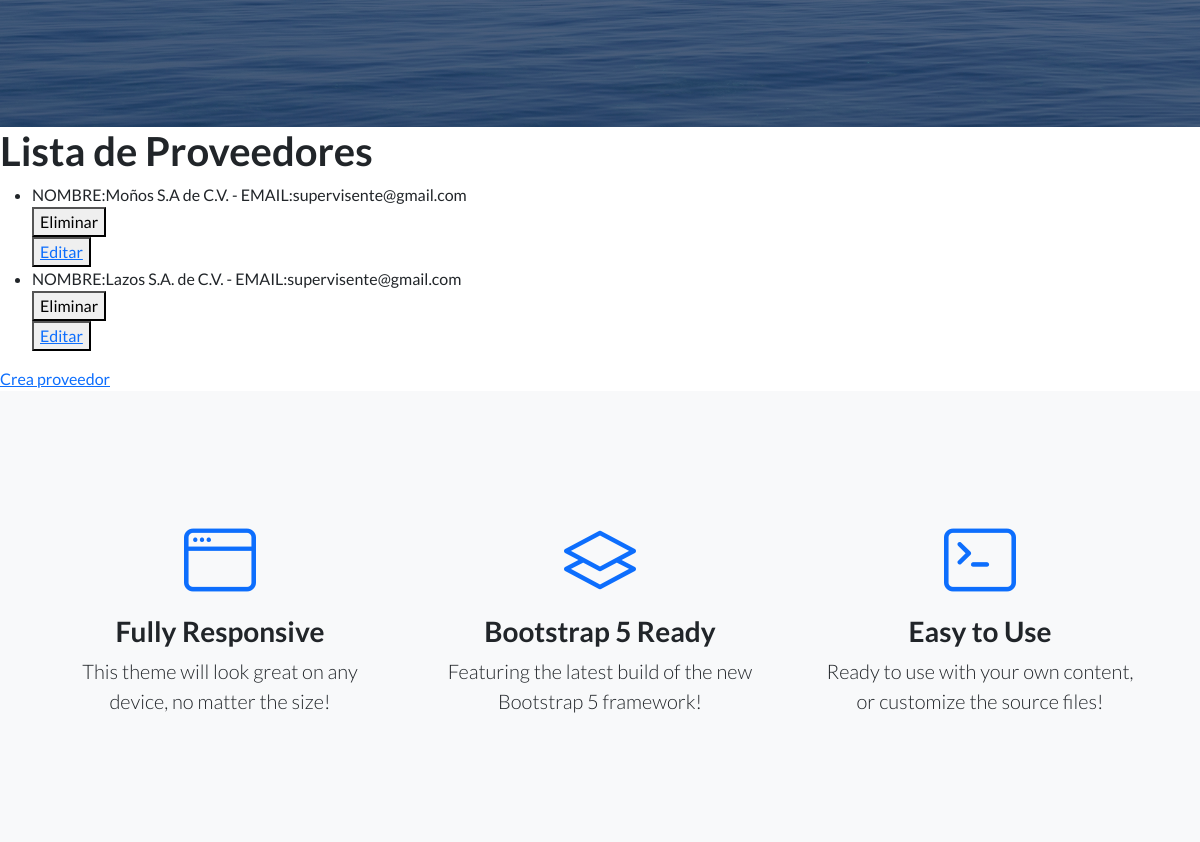
The app's page /app-zap/listaProveedores/ (middle part), older data.
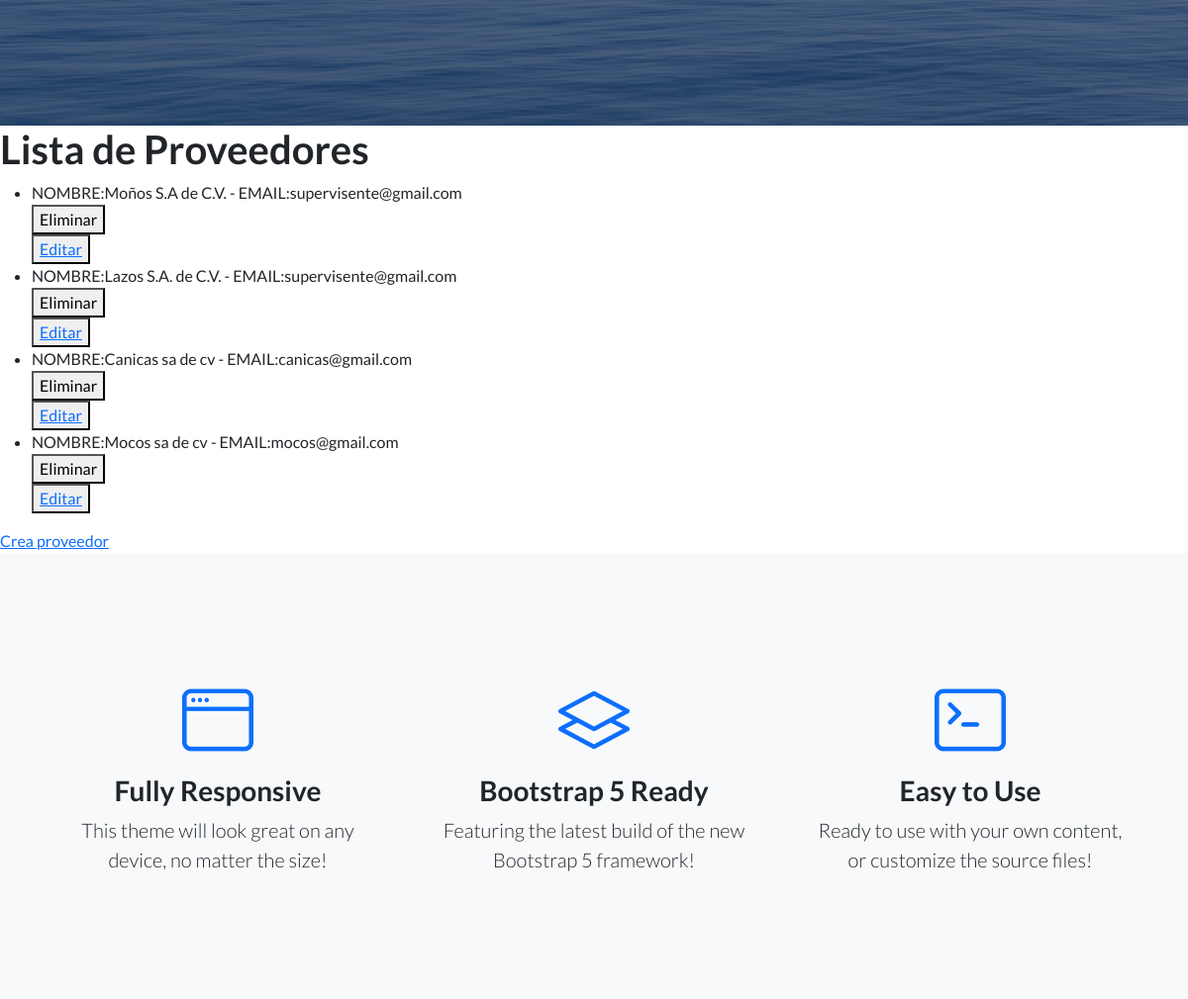
The same page, newer data.
### App_zap/models.py (models this page shows)
class Proveedores(models.Model):
    nombre = models.CharField(max_length=50)
    email = models.EmailField()
    fecha_de_afiliacion = models.DateField(null=False, max_length=50)
    def __str__(self):
        return f'NOMBRE:{self.nombre} - EMAIL:{self.email}'

### App_zap/views.py (the view)
# urls.py: path('listaProveedores/',listaProveedores, name="listaProveedores"),
def listaProveedores(request):
    proveedores = Proveedores.objects.all()
    contexto = {"proveedores": proveedores}
    return render(request, "leerProveedores.html", contexto)

### App_zap/templates/leerProveedores.html
{% extends 'padre.html' %}
{% load static %}
{% block bloqueQueCambia %}
<h1>Lista de Proveedores</h1>
<ul>
    {% for proveedor in proveedores %}
        <li>{{proveedor}}</li>
        <div>
            <form action="{% url 'eliminaProveedores' proveedor.id %}" method="POST">{% csrf_token %}
                <button type="submit">Eliminar</button>
            </form>
            <button>
                <a href="{% url 'editaProveedores' proveedor.id %}">Editar</a>
            </button>
        </div>
    {% endfor %}
</ul>
<a href="{% url 'creaProveedores' %}"> Crea proveedor </a>
{% endblock bloqueQueCambia %}

Row changes from the older to the newer data that the page shows:
added Proveedores: nombre+email "NOMBRE:Canicas sa de cv - EMAIL:canicas@gmail.com"
added Proveedores: nombre+email "NOMBRE:Mocos sa de cv - EMAIL:mocos@gmail.com"
